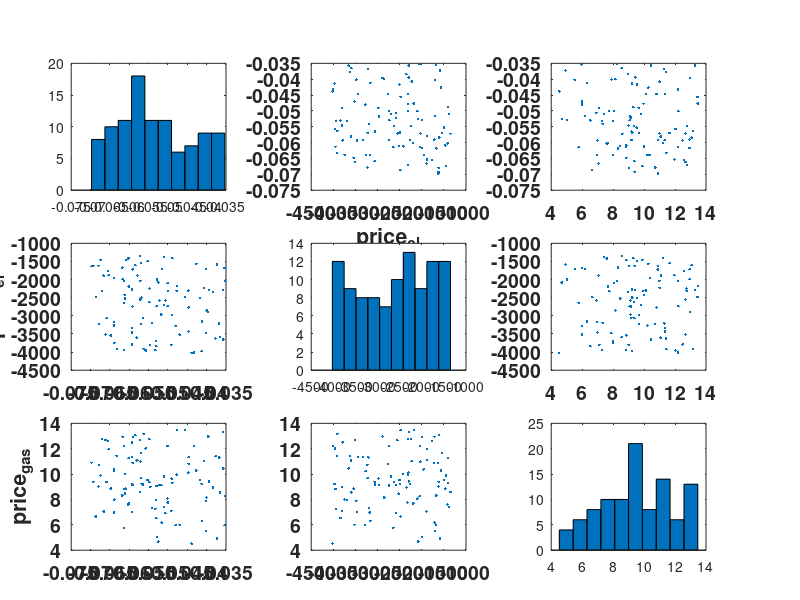

This figure's MATLAB source: (Note: this script raises an error after producing the figure.)

% This m file creates, plots and saves pseudo-ramdom sampling matrices for
% use with Sobol's variance decomposition
% source: Satelli et al (2009) pp164-165

% 17th of July 2009
% Gurkan Sin @DTU Chemical Engineering

% header for file name/savings
%hd = 'LHSampling';
hd = 'PseudoRandomSampling';

%% Define a priori probability distribution of parameters.
% uniform distribution is considered.
par = {'price_{el}', 'price_{gas}', 'COP_{cool}'}; 
xlu =[ -0.07	 -4023	4.5;
    -0.035   -1341    13.5];


nvar = length(xlu);
% specify no of LHS samples
nsample = 100;

%% generate two matrices of random samples nsampleXnvar
Ap = rand(nsample,nvar) ; % 'rand' generates pseudo-random numbers
Bp = rand(nsample,nvar) ;

%% from probability to value
% uniform distribution
Xl = ones(nsample,1) * xlu(1,:) ; % this is needed for the command unifinv
Xu =  ones(nsample,1) * xlu(2,:) ;% this is needed for the command unifinv
A = unifinv(Ap,Xl,Xu);
B = unifinv(Bp,Xl,Xu);

%% view results
figure(1)
[h,ax,bax,P] = plotmatrix(A) ;
set(ax,'FontSize',14,'FontWeight','bold')
for i=1:3
    ylabel(ax(i,1),par(i))
    xlabel(ax(3,i),par(i))
end
title('Pseudo Random Sampling: A')

figure(2)
[h,ax,bax,P] = plotmatrix(B) ;
set(ax,'FontSize',14,'FontWeight','bold')
for i=1:3
    ylabel(ax(i,1),par(i))
    xlabel(ax(3,i),par(i))
end
title('Pseudo Random Sampling: B')

